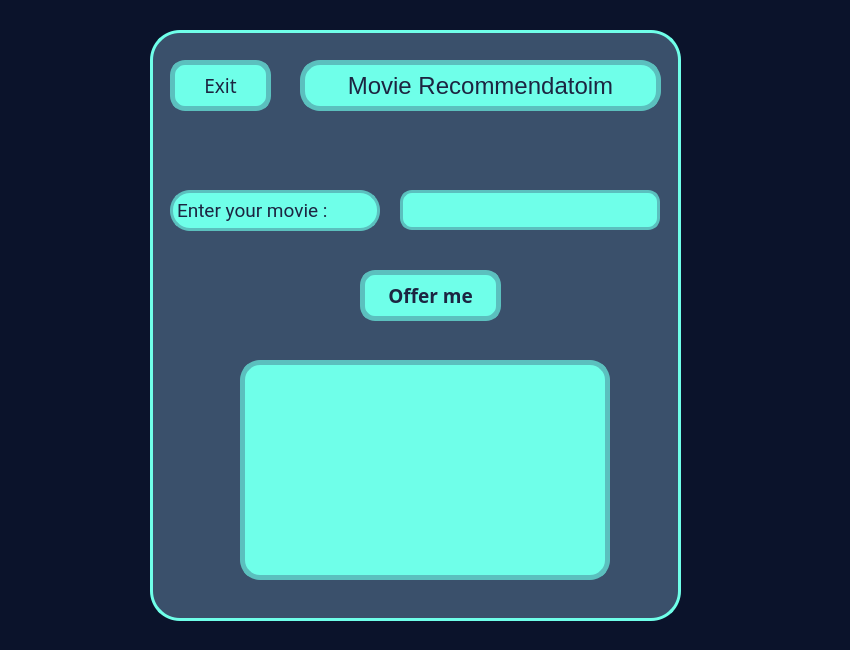
<?xml version="1.0" encoding="UTF-8"?>
<ui version="4.0">
 <class>MainWindow</class>
 <widget class="QMainWindow" name="MainWindow">
  <property name="geometry">
   <rect>
    <x>0</x>
    <y>0</y>
    <width>850</width>
    <height>650</height>
   </rect>
  </property>
  <property name="windowTitle">
   <string>MainWindow</string>
  </property>
  <property name="styleSheet">
   <string notr="true">QWidget{
background-color:#0B132B
}</string>
  </property>
  <widget class="QWidget" name="centralwidget">
   <widget class="QLabel" name="label">
    <property name="geometry">
     <rect>
      <x>300</x>
      <y>60</y>
      <width>361</width>
      <height>51</height>
     </rect>
    </property>
    <property name="font">
     <font>
      <family>MS UI Gothic</family>
      <pointsize>18</pointsize>
     </font>
    </property>
    <property name="styleSheet">
     <string notr="true">QLabel{
background-color:#6FFFE9;
color:#1C2541;
border:5px solid #5BC0BE;
border-radius:20px
}</string>
    </property>
    <property name="text">
     <string>Movie Recommendatoim</string>
    </property>
    <property name="alignment">
     <set>Qt::AlignCenter</set>
    </property>
   </widget>
   <widget class="QPushButton" name="pushButton_exit">
    <property name="geometry">
     <rect>
      <x>170</x>
      <y>60</y>
      <width>101</width>
      <height>51</height>
     </rect>
    </property>
    <property name="font">
     <font>
      <family>MV Boli</family>
      <pointsize>14</pointsize>
     </font>
    </property>
    <property name="styleSheet">
     <string notr="true">QPushButton{
background-color:#6FFFE9;
color:#1C2541;
border:5px solid #5BC0BE;
border-radius:15px
}

QPushButton:hover{
background-color:#5BC0BE
}</string>
    </property>
    <property name="text">
     <string>Exit</string>
    </property>
    <property name="icon">
     <iconset>
      <normaloff>../../../Qt project/icons/door-open-out.png</normaloff>../../../Qt project/icons/door-open-out.png</iconset>
    </property>
   </widget>
   <widget class="QLineEdit" name="lineEdit_movie">
    <property name="geometry">
     <rect>
      <x>400</x>
      <y>190</y>
      <width>260</width>
      <height>40</height>
     </rect>
    </property>
    <property name="font">
     <font>
      <family>Noto Serif</family>
      <pointsize>14</pointsize>
     </font>
    </property>
    <property name="styleSheet">
     <string notr="true">QLineEdit{
background-color:#6FFFE9;
color:#1C2541;
border:3px solid #5BC0BE;
border-radius:12px
}

QLineEdit:hover{
background-color:#5BC0BE
}</string>
    </property>
    <property name="text">
     <string/>
    </property>
    <property name="alignment">
     <set>Qt::AlignCenter</set>
    </property>
   </widget>
   <widget class="QLabel" name="label_2">
    <property name="geometry">
     <rect>
      <x>170</x>
      <y>190</y>
      <width>210</width>
      <height>41</height>
     </rect>
    </property>
    <property name="font">
     <font>
      <family>Roboto</family>
      <pointsize>14</pointsize>
     </font>
    </property>
    <property name="styleSheet">
     <string notr="true">QLabel{
background-color:#6FFFE9;
color:#1C2541;
border:3px solid #5BC0BE;
border-radius:20px
}</string>
    </property>
    <property name="text">
     <string>Enter your movie : </string>
    </property>
   </widget>
   <widget class="QPushButton" name="pushButton_offers">
    <property name="geometry">
     <rect>
      <x>360</x>
      <y>270</y>
      <width>141</width>
      <height>51</height>
     </rect>
    </property>
    <property name="font">
     <font>
      <family>Segoe UI Semibold</family>
      <pointsize>14</pointsize>
      <weight>75</weight>
      <bold>true</bold>
     </font>
    </property>
    <property name="styleSheet">
     <string notr="true">QPushButton{
background-color:#6FFFE9;
color:#1C2541;
border:5px solid #5BC0BE;
border-radius:15px
}

QPushButton:hover{
background-color:#5BC0BE
}</string>
    </property>
    <property name="text">
     <string>Offer me</string>
    </property>
    <property name="icon">
     <iconset>
      <normaloff>../../../Qt project/icons/tick-circle.png</normaloff>../../../Qt project/icons/tick-circle.png</iconset>
    </property>
   </widget>
   <widget class="QListWidget" name="listWidget_movies">
    <property name="geometry">
     <rect>
      <x>240</x>
      <y>360</y>
      <width>370</width>
      <height>220</height>
     </rect>
    </property>
    <property name="font">
     <font>
      <pointsize>14</pointsize>
     </font>
    </property>
    <property name="styleSheet">
     <string notr="true">QListWidget{
background-color:#6FFFE9;
color:#1C2541;
border:5px solid #5BC0BE;
border-radius:20px;
padding:15px
}</string>
    </property>
   </widget>
   <widget class="QLabel" name="label_3">
    <property name="geometry">
     <rect>
      <x>150</x>
      <y>30</y>
      <width>531</width>
      <height>591</height>
     </rect>
    </property>
    <property name="styleSheet">
     <string notr="true">QLabel{
background-color:#3A506B;
border:3px solid #6FFFE9;
border-radius:30px
}</string>
    </property>
    <property name="text">
     <string/>
    </property>
   </widget>
   <zorder>label_3</zorder>
   <zorder>label</zorder>
   <zorder>pushButton_exit</zorder>
   <zorder>lineEdit_movie</zorder>
   <zorder>label_2</zorder>
   <zorder>pushButton_offers</zorder>
   <zorder>listWidget_movies</zorder>
  </widget>
 </widget>
 <resources/>
 <connections/>
</ui>
